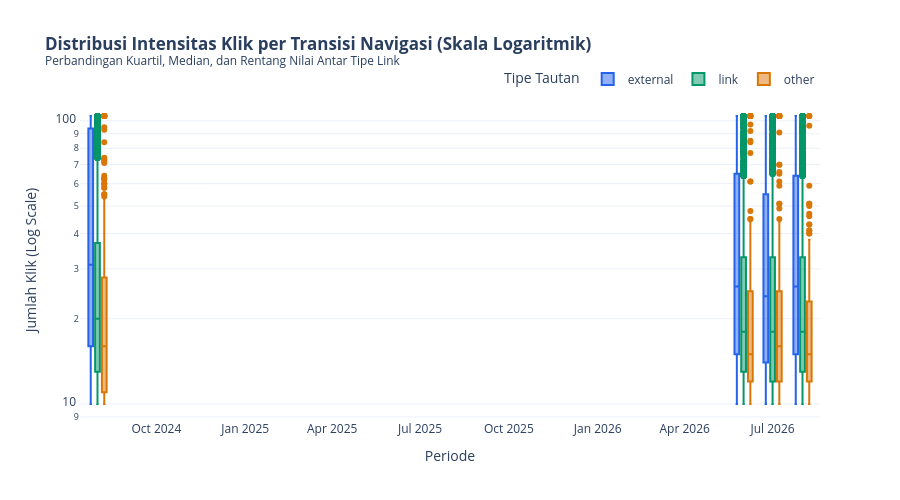

The cell this chart's notebook holds for it:
### Markdown cell above
## 6. Visualisasi 5: Distribusi Intensitas Klik Berdasarkan Tipe Link (Skala Logaritmik)

Menginspeksi variasi sebaran nilai kuartil jumlah klik untuk mengetahui karakteristik interaksi warganet pada masing-masing jalur rujukan.

### Code cell
# Ambil sampel representatif 50.000 baris untuk visualisasi box plot performan tinggi
sample_box_df = con.execute('''
    SELECT tipe_link, periode, jumlah_klik
    FROM clickstream
    USING SAMPLE 50000
''').pl()

fig5 = px.box(
    sample_box_df.to_pandas(),
    x='periode',
    y='jumlah_klik',
    color='tipe_link',
    log_y=True,
    color_discrete_map={
        'external': '#2563EB',
        'link': '#059669',
        'other': '#D97706'
    },
    title='<b>Distribusi Intensitas Klik per Transisi Navigasi (Skala Logaritmik)</b><br><sup>Perbandingan Kuartil, Median, dan Rentang Nilai Antar Tipe Link</sup>',
    labels={'jumlah_klik': 'Jumlah Klik (Log Scale)', 'periode': 'Periode', 'tipe_link': 'Tipe Tautan'}
)
fig5.update_layout(
    template='plotly_white',
    height=500,
    boxmode='group',
    legend=dict(orientation='h', yanchor='bottom', y=1.02, xanchor='right', x=1)
)
fig5.write_html(FIGURES_DIR / 'fig5_distribusi_intensitas_klik.html')
fig5.show()

### Figure 1 — Plotly figure (JSON) as saved in the notebook; plotly's stock layout.template omitted (floating-point values rounded to 4 significant figures; data arrays with more than 128 entries replaced by an {"elided": "..."} marker saying what was removed)
{"data": [{"alignmentgroup": "True", "hovertemplate": "Tipe Tautan=external<br>Periode=%{x}<br>Jumlah Klik (Log Scale)=%{y}<extra></extra>", "legendgroup": "external", "marker": {"color": "#2563EB"}, "name": "external", "notched": false, "offsetgroup": "external", "orientation": "v", "showlegend": true, "type": "box", "x": {"elided": "30091 str values"}, "x0": " ", "xaxis": "x", "y": {"elided": "30091 float values"}, "y0": " ", "yaxis": "y"}, {"alignmentgroup": "True", "hovertemplate": "Tipe Tautan=link<br>Periode=%{x}<br>Jumlah Klik (Log Scale)=%{y}<extra></extra>", "legendgroup": "link", "marker": {"color": "#059669"}, "name": "link", "notched": false, "offsetgroup": "link", "orientation": "v", "showlegend": true, "type": "box", "x": {"elided": "19056 str values"}, "x0": " ", "xaxis": "x", "y": {"elided": "19056 float values"}, "y0": " ", "yaxis": "y"}, {"alignmentgroup": "True", "hovertemplate": "Tipe Tautan=other<br>Periode=%{x}<br>Jumlah Klik (Log Scale)=%{y}<extra></extra>", "legendgroup": "other", "marker": {"color": "#D97706"}, "name": "other", "notched": false, "offsetgroup": "other", "orientation": "v", "showlegend": true, "type": "box", "x": {"elided": "853 str values"}, "x0": " ", "xaxis": "x", "y": {"elided": "853 float values"}, "y0": " ", "yaxis": "y"}], "layout": {"boxmode": "group", "height": 500, "legend": {"orientation": "h", "title": {"text": "Tipe Tautan"}, "tracegroupgap": 0, "x": 1, "xanchor": "right", "y": 1.02, "yanchor": "bottom"}, "title": {"text": "<b>Distribusi Intensitas Klik per Transisi Navigasi (Skala Logaritmik)</b><br><sup>Perbandingan Kuartil, Median, dan Rentang Nilai Antar Tipe Link</sup>"}, "xaxis": {"anchor": "y", "domain": [0.0, 1.0], "title": {"text": "Periode"}}, "yaxis": {"anchor": "x", "domain": [0.0, 1.0], "title": {"text": "Jumlah Klik (Log Scale)"}, "type": "log"}}}
